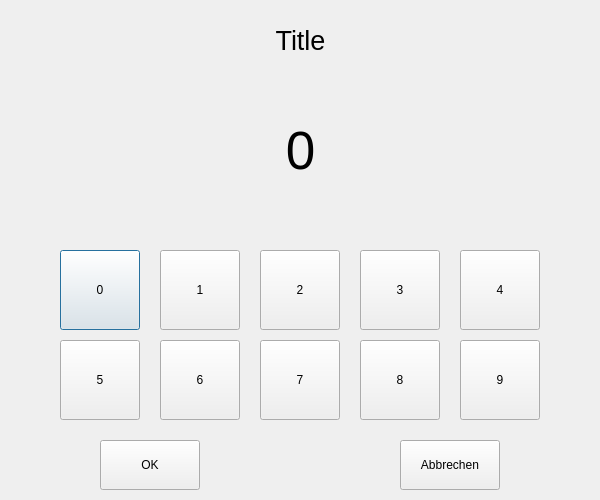
<?xml version="1.0" encoding="UTF-8"?>
<ui version="4.0">
 <class>InputDialog</class>
 <widget class="QDialog" name="InputDialog">
  <property name="geometry">
   <rect>
    <x>0</x>
    <y>0</y>
    <width>600</width>
    <height>500</height>
   </rect>
  </property>
  <property name="windowTitle">
   <string>Dialog</string>
  </property>
  <widget class="QPushButton" name="b_0">
   <property name="geometry">
    <rect>
     <x>60</x>
     <y>250</y>
     <width>80</width>
     <height>80</height>
    </rect>
   </property>
   <property name="text">
    <string>0</string>
   </property>
  </widget>
  <widget class="QPushButton" name="b_1">
   <property name="geometry">
    <rect>
     <x>160</x>
     <y>250</y>
     <width>80</width>
     <height>80</height>
    </rect>
   </property>
   <property name="text">
    <string>1</string>
   </property>
  </widget>
  <widget class="QPushButton" name="b_2">
   <property name="geometry">
    <rect>
     <x>260</x>
     <y>250</y>
     <width>80</width>
     <height>80</height>
    </rect>
   </property>
   <property name="text">
    <string>2</string>
   </property>
  </widget>
  <widget class="QPushButton" name="b_3">
   <property name="geometry">
    <rect>
     <x>360</x>
     <y>250</y>
     <width>80</width>
     <height>80</height>
    </rect>
   </property>
   <property name="text">
    <string>3</string>
   </property>
  </widget>
  <widget class="QPushButton" name="b_4">
   <property name="geometry">
    <rect>
     <x>460</x>
     <y>250</y>
     <width>80</width>
     <height>80</height>
    </rect>
   </property>
   <property name="text">
    <string>4</string>
   </property>
  </widget>
  <widget class="QPushButton" name="b_5">
   <property name="geometry">
    <rect>
     <x>60</x>
     <y>340</y>
     <width>80</width>
     <height>80</height>
    </rect>
   </property>
   <property name="text">
    <string>5</string>
   </property>
  </widget>
  <widget class="QPushButton" name="b_6">
   <property name="geometry">
    <rect>
     <x>160</x>
     <y>340</y>
     <width>80</width>
     <height>80</height>
    </rect>
   </property>
   <property name="text">
    <string>6</string>
   </property>
  </widget>
  <widget class="QPushButton" name="b_7">
   <property name="geometry">
    <rect>
     <x>260</x>
     <y>340</y>
     <width>80</width>
     <height>80</height>
    </rect>
   </property>
   <property name="text">
    <string>7</string>
   </property>
  </widget>
  <widget class="QPushButton" name="b_8">
   <property name="geometry">
    <rect>
     <x>360</x>
     <y>340</y>
     <width>80</width>
     <height>80</height>
    </rect>
   </property>
   <property name="text">
    <string>8</string>
   </property>
  </widget>
  <widget class="QPushButton" name="b_9">
   <property name="geometry">
    <rect>
     <x>460</x>
     <y>340</y>
     <width>80</width>
     <height>80</height>
    </rect>
   </property>
   <property name="text">
    <string>9</string>
   </property>
  </widget>
  <widget class="QPushButton" name="b_ok">
   <property name="geometry">
    <rect>
     <x>100</x>
     <y>440</y>
     <width>100</width>
     <height>50</height>
    </rect>
   </property>
   <property name="text">
    <string>OK</string>
   </property>
  </widget>
  <widget class="QPushButton" name="b_cancel">
   <property name="geometry">
    <rect>
     <x>400</x>
     <y>440</y>
     <width>100</width>
     <height>50</height>
    </rect>
   </property>
   <property name="text">
    <string>Abbrechen</string>
   </property>
  </widget>
  <widget class="QLabel" name="l_title">
   <property name="geometry">
    <rect>
     <x>160</x>
     <y>20</y>
     <width>281</width>
     <height>41</height>
    </rect>
   </property>
   <property name="font">
    <font>
     <pointsize>20</pointsize>
    </font>
   </property>
   <property name="text">
    <string>Title</string>
   </property>
   <property name="alignment">
    <set>Qt::AlignCenter</set>
   </property>
  </widget>
  <widget class="QLabel" name="l_number">
   <property name="geometry">
    <rect>
     <x>160</x>
     <y>100</y>
     <width>281</width>
     <height>101</height>
    </rect>
   </property>
   <property name="font">
    <font>
     <pointsize>40</pointsize>
    </font>
   </property>
   <property name="text">
    <string>0</string>
   </property>
   <property name="alignment">
    <set>Qt::AlignCenter</set>
   </property>
  </widget>
 </widget>
 <resources/>
 <connections/>
</ui>
